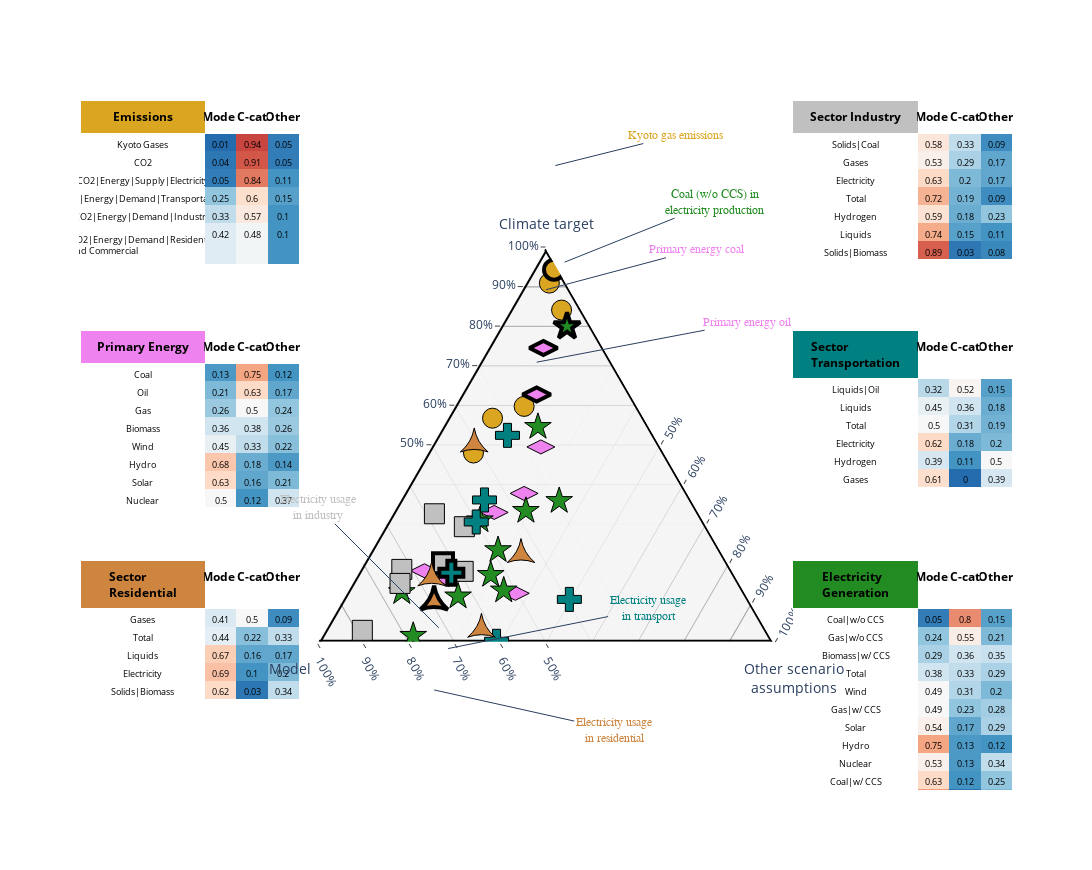

Notebook code cell kept with this figure:
### Code cell
fig = make_subplots(
    rows=6, cols=4,
    horizontal_spacing = 0.02,
    vertical_spacing=0,
    # column_widths = [0.15, 0.7, 0.15],
    # row_heights = [0.15, 0.7, 0.15],
    specs = [[{"type": "table", "rowspan": 2}, {"type": "scatterternary", "colspan": 2, "rowspan": 6}, {}, {"type": "table", "rowspan": 2}],
             [{}, {}, {}, {}],
             [{"type": "table", "rowspan": 2}, {}, {}, {"type": "table", "rowspan": 2}],
             [{}, {}, {}, {}],
             [{"type": "table", "rowspan": 2}, {}, {}, {"type": "table", "rowspan": 2}],
             [{}, {}, {}, {}]
            ]
)

fig.add_trace(tables[0], 1, 1)
fig.add_trace(tables[1], 3, 1)
fig.add_trace(tables[5], 5, 1)

fig.add_trace(tables[3], 1, 4)
fig.add_trace(tables[4], 3, 4)
fig.add_trace(tables[2], 5, 4)

for n in range(len(trace_ternary_lines)):
    fig.add_trace(trace_ternary_lines[n], 1, 2)
for n in range(len(trace_ternary_border)):
    fig.add_trace(trace_ternary_border[n], 1, 2)
for n in range(len(scatters)):
    fig.add_trace(scatters[n], 1, 2)
fig.update_layout(height=870, width=1620)
fig.update_layout({#'margin':dict(l=0,r=0,b=0,t=0),
'ternary':
{'sum':1,
'bgcolor':'whitesmoke',
'aaxis':{'title': 'Climate target<br>', 'min': 0, 
        'linewidth':0, 'ticks':'outside',
        'tickmode':'array','tickvals':[0.5, 0.6, 0.7, 0.8, 0.9, 1.0], 'ticktext':['50%', '60%', '70%', '80%', '90%', '100%'], 'tickfont':{'size':12}},
'baxis':{'title': 'Model &nbsp; &nbsp;', 'min': 0, 
        'linewidth':2, 'ticks':'outside',
        'tickmode':'array','tickvals':[0.5, 0.6, 0.7, 0.8, 0.9, 1.0], 'ticktext':['50%', '60%', '70%', '80%', '90%', '100%'],'tickangle':60, 'tickfont':{'size':12}},
'caxis':{'title': 'Other scenario<br>assumptions', 'min': 0, 
        'linewidth':2, 'ticks':'outside',
        'tickmode':'array','tickvals':[0.5, 0.6, 0.7, 0.8, 0.9, 1.0], 'ticktext':['50%', '60%', '70%', '80%', '90%', '100%'],'tickangle':-60, 'tickfont':{'size':12}}}})

draw_line(fig, "Primary energy coal", 0.5, 0.725, 150, -40, "violet")
draw_line(fig, "Primary energy oil", 0.49, 0.62, 210, -40, "violet")
draw_line(fig, "Kyoto gas emissions", 0.51, 0.905, 120, -30, "goldenrod")
draw_line(fig, "Coal (w/o CCS) in<br>electricity production", 0.52, 0.765, 150, -60, "forestgreen")
draw_line(fig, "Electricity usage<br>in industry", 0.385, 0.235, -120, -120, "silver")
draw_line(fig, "Electricity usage<br>in transport", 0.395, 0.205, 200, -40, "teal")
draw_line(fig, "Electricity usage<br>in residential", 0.38, 0.145, 180, 40, "peru")
fig.show()
